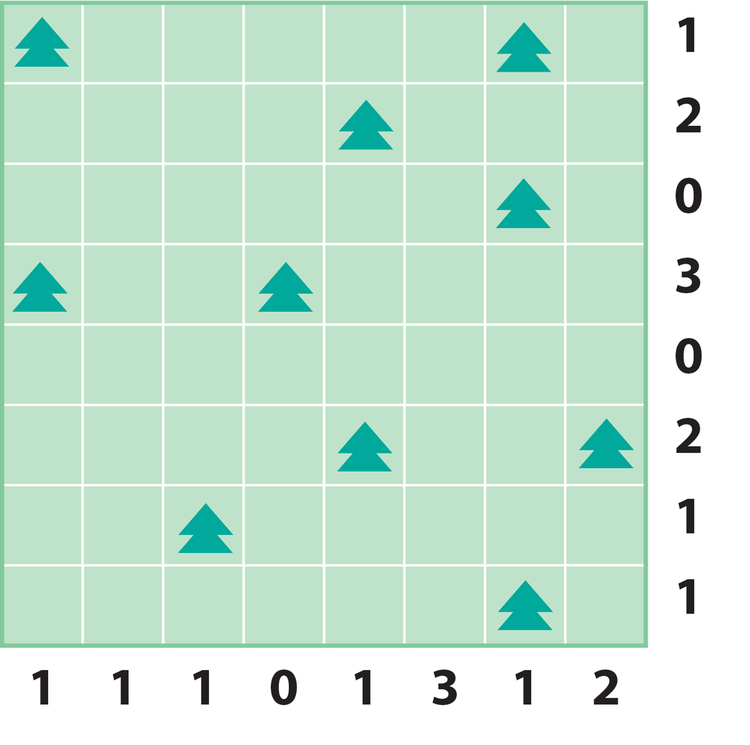
#> input picture example.png, 750 x 745 px
$ python -i puzzle_detection.py   (imports and definitions only)
#> lines starting #> are read from the running program, lines starting #| are printed output that depends on the picture; after the words box and inside, x2 and y2 are one past the last pixel; in counts of white or black regions, pixels touching at a corner belong together
### See the notebook puzzle_detector for more documentation

import cv2
from sklearn.cluster import DBSCAN
import numpy as np
from sklearn.cluster import KMeans
import matplotlib.pyplot as plt

class PuzzleDetector:

    def __init__(self, image_location, kernel_size=11, high_threshold=10, low_threshold=5, rho=3, vote_threshold=20):

#> called with image_location = '../example.png', kernel_size = 11, high_threshold = 10, low_threshold = 5, rho = 3, vote_threshold = 20
        self.image = cv2.imread(image_location)
#> self.image is the input picture: shape (745, 750, 3); mean B, G, R 212.3, 229.5, 200.1
        self.image_bw = cv2.cvtColor(self.image, cv2.COLOR_BGR2GRAY)
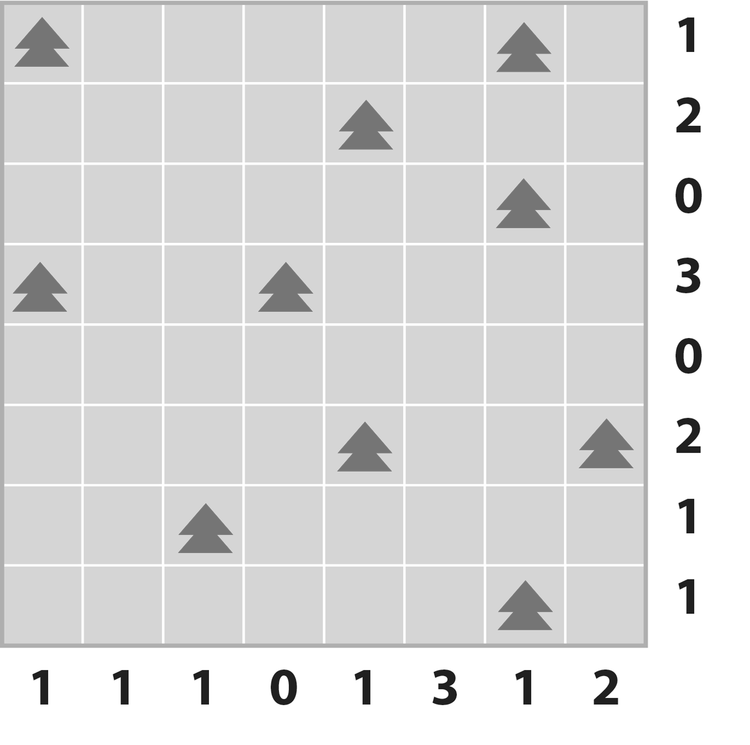
#> self.image_bw: shape (745, 750); min 0, max 255, mean 218.9

        # Parameters of the algrithm
        self.kernel_size = kernel_size # Size of the gaussian kernal use to smooth the image.
        self.high_threshold = high_threshold # Intensity gradient above which pixels are certainly classified as edge.
        self.low_threshold = low_threshold # pixel with an intensity gradient below the min treshold cannot be edges, pixels between both thresholds are only classified as edges if connected to pixels above the high threshold

        self.rho = rho  # distance resolution in pixels of the Hough grid
        self.vote_threshold = vote_threshold # minimum number of votes (intersections in Hough grid cell)

        # Detected game variables
        self.dimension = None
        self.square_coordinates = None # Shape of the array is [n_blocks,[x1,x2,y1,y2]]
        self.tree_indices = None

    def detect_lines(self):

        theta = np.pi / 180  # angular resolution in radians of the Hough grid
        min_line_length = self.image.shape[0]*0.8  # minimum number of pixels making up a line
#> min_line_length = 596
        max_line_gap = self.image.shape[0]*0.05 # maximum gap in pixels between connectable line segments
#> max_line_gap = 37.25

        blur_gray = cv2.GaussianBlur(self.image_bw,(self.kernel_size, self.kernel_size),0)
        edges = cv2.Canny(blur_gray, self.low_threshold, self.high_threshold)
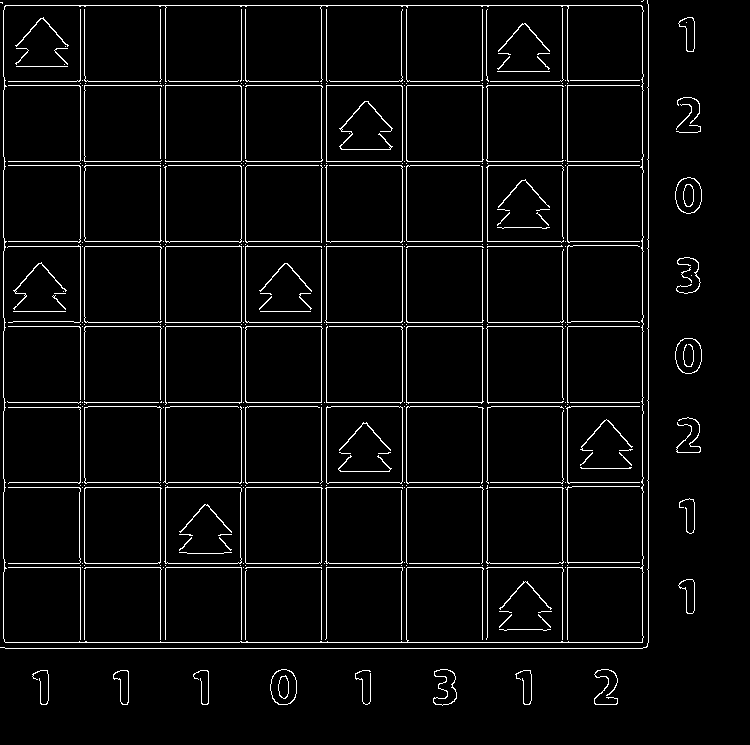
#> edges: shape (745, 750); 4.5% white in thin lines or dots, all inside (x1, y1, x2, y2) = (0, 0, 702, 706)

        # Run Hough on edge detected image
        # Output "lines" is an array containing endpoints of detected line segments
        lines = cv2.HoughLinesP(edges, self.rho, theta, self.vote_threshold, np.array([]),
                            min_line_length, max_line_gap).reshape(-1,4)
#> lines = 24 rows, first 6: [4, 326, 648, 326], [5, 5, 648, 5], [4, 567, 648, 567], [4, 165, 648, 165], [5, 642, 648, 642], [4, 402, 648, 402]

        return lines

    # [133 lines left out: functions deduplicate_lines, find_intersections, find_square_coordinates, detect_squares, detect_trees, show_squares, not called in this run]

>>> result = PuzzleDetector('../example.png').detect_lines()
#> result has the same summary as lines in detect_lines
